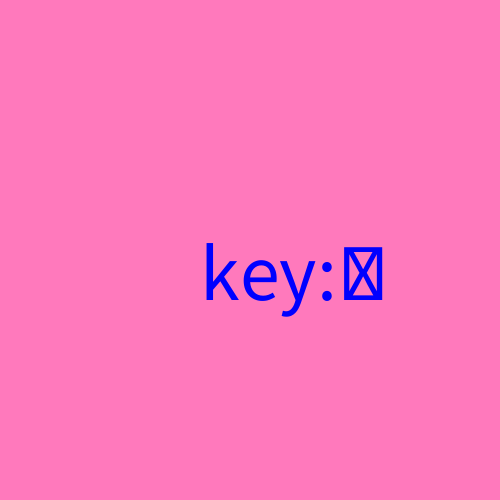
Frame 1 (no input)
Frame 60 (the mouse pressed at the canvas centre just before this capture): identical to frame 1, image omitted
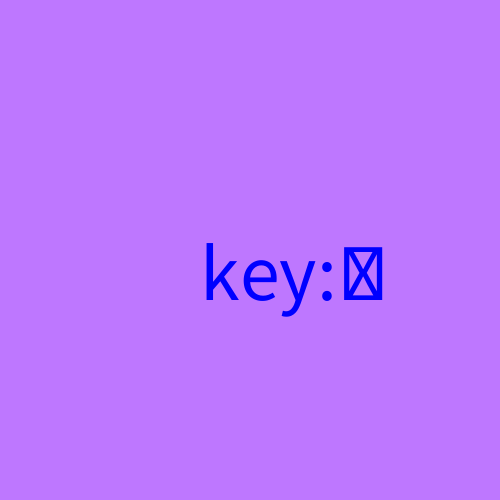
Frame 120 (the mouse held since frame 60 and released just before this capture)

The Processing sketch that drew these frames (run headless with seeded random() and noise(); from frame 60 on, the mouse is pressed at the canvas centre):

// Processing sketch: week02_1
// ── week02_1.pde
//week02_1_
//File-Preference 字型放大
void setup(){
  size(500,500);
}
void draw(){
  if (mousePressed) background(#BE77FF);
  else background(#FF79BC);
  fill (0,0,255); //藍色填充色
  textSize(80);
  text("key:" + key,200,300);
}
